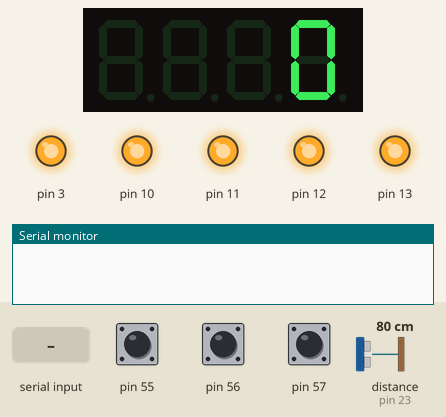
Recording of a sketch running on a simulated Arduino Mega 2560, built with avr-gcc and run on an emulated ATmega2560. Shown: 4-digit seven-segment display, output pins drawn as LEDs (lit = HIGH), the last lines printed to the serial monitor. Inputs (shaded band) come from the test bench; at power-on: distance to the obstacle (sensor on pin 23) 80 cm, pin 55 HIGH, pin 56 HIGH, pin 57 HIGH. The echo pulse lasts 58.3 µs per cm.

Above: at 1.2 s.
1.3 s: distance to the obstacle (sensor on pin 23) set to 2 cm
At 4.4 s:
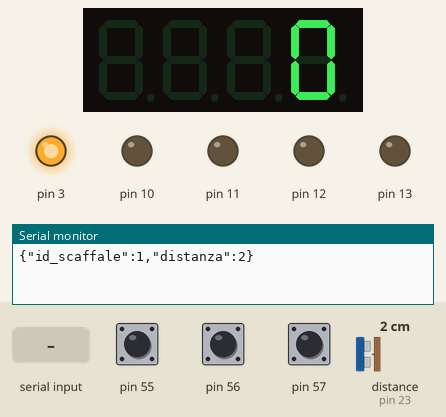
4.6 s: distance to the obstacle (sensor on pin 23) set to 22 cm
7.9 s: distance to the obstacle (sensor on pin 23) set to 26 cm
At 10.8 s:
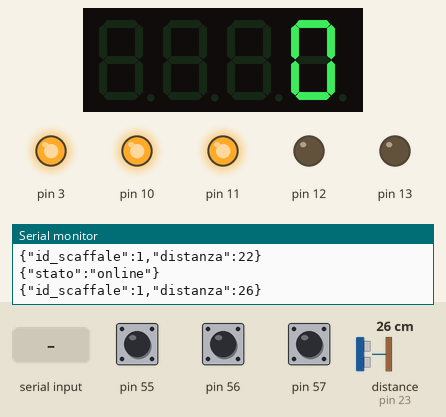
11.2 s: "1\n" received over Serial
At 12.9 s:
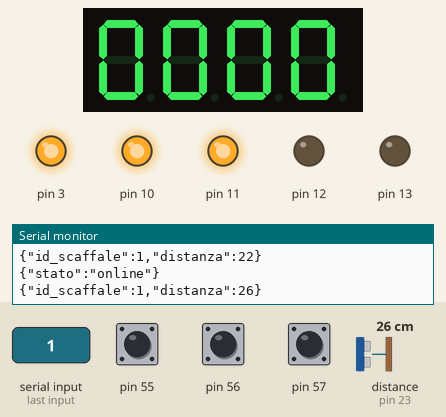
13.2 s: distance to the obstacle (sensor on pin 23) set to 42 cm
16.5 s: distance to the obstacle (sensor on pin 23) set to 50 cm
At 19.6 s:
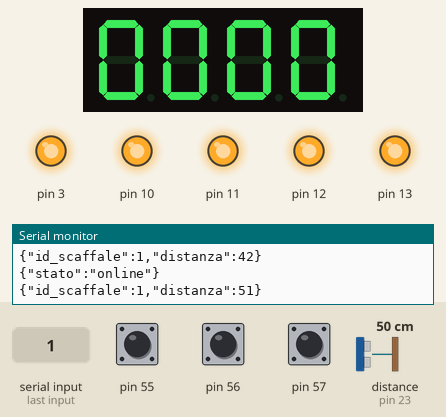
Timing chart, 0 to 20.8 s (numbered marks = the images above; inputs shaded):
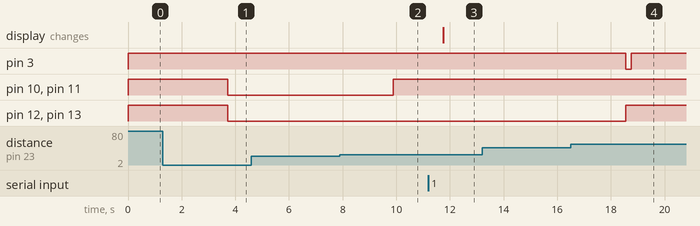

The sketch:

codice_finale5.0.ino
```cpp
#include <NewPing.h>
#include <MultiFuncShield.h>
#include <TimerOne.h>
#include <ArduinoJson.h>

#define TRIG_PIN 22
#define ECHO_PIN 23
#define MAX_DISTANCE 200
#define ID_SCAFFALE 1
#define TOLLERANZA_CM 2
#define LETTURE_STABILI 3
#define PROFONDITA_SCAFFALE 70
#define SOGLIA_PIENO (PROFONDITA_SCAFFALE / 3)
#define SOGLIA_VUOTO (2 * PROFONDITA_SCAFFALE / 3)

NewPing sonar(TRIG_PIN, ECHO_PIN, MAX_DISTANCE);

enum StatoScaffale { VUOTO, PARZIALE, PIENO };
int statoPrecedente = -1;

int distanzaPrecedente = -1;
int contatoreStabilita = 0;
int ultimaDistanzaInviata = -1;
unsigned long ultimoInvio = 0;
unsigned long ultimoKeepalive = 0;
const unsigned long INTERVALLO_HEARTBEAT = 5000;
String inputSeriale = "";

StatoScaffale calcolaStato(int distanza) {
  if (distanza <= SOGLIA_PIENO) return PIENO;
  if (distanza >= SOGLIA_VUOTO) return VUOTO;
  return PARZIALE;
}

void aggiornaLed(StatoScaffale stato) {
  MFS.writeLeds(LED_ALL, OFF);
  if (stato == PIENO) {
    MFS.writeLeds(LED_ALL, ON);
  } else if (stato == PARZIALE) {
    MFS.writeLeds(LED_1 | LED_2, ON);
  }
}

void setup() {
  Serial.begin(9600);
  Timer1.initialize();
  MFS.initialize();
  MFS.write(0);
  MFS.writeLeds(LED_ALL, OFF);
}

void loop() {
  while (Serial.available()) {
    char c = Serial.read();
    if (c == '\n') {
      StaticJsonDocument<200> doc;
      DeserializationError err = deserializeJson(doc, inputSeriale);
      if (!err) {
        int quantita = doc["quantita"];
        char buf[5];
        sprintf(buf, "%04d", quantita);
        MFS.write(buf);
        if (quantita == 1) {
          MFS.beep();
        }
      }
      inputSeriale = "";
    } else {
      inputSeriale += c;
    }
  }

  delay(500);
  int distanza = sonar.ping_median(5) / US_ROUNDTRIP_CM;
  if (distanza == 0) distanza = MAX_DISTANCE;

  if (abs(distanza - distanzaPrecedente) <= TOLLERANZA_CM) {
    contatoreStabilita++;
  } else {
    contatoreStabilita = 0;
  }
  distanzaPrecedente = distanza;

  if (contatoreStabilita < LETTURE_STABILI) return;

  StatoScaffale statoCorrente = calcolaStato(distanza);
  if (statoCorrente != statoPrecedente) {
    aggiornaLed(statoCorrente);
    if (statoCorrente == VUOTO) {
      MFS.beep();
    }
    statoPrecedente = statoCorrente;
  }

  bool valoreCambiato = abs(distanza - ultimaDistanzaInviata) > TOLLERANZA_CM;
  bool tempoScaduto = (millis() - ultimoInvio) >= INTERVALLO_HEARTBEAT;

  if (!valoreCambiato && !tempoScaduto) return;

  ultimaDistanzaInviata = distanza;
  ultimoInvio = millis();
  Serial.print("{\"id_scaffale\":");
  Serial.print(ID_SCAFFALE);
  Serial.print(",\"distanza\":");
  Serial.print(distanza);
  Serial.println("}");

  if (millis() - ultimoKeepalive >= 5000) {
    ultimoKeepalive = millis();
    Serial.println("{\"stato\":\"online\"}");
  }
}
```

Measured:
- the behaviour switches between 23 and 24 cm on distance to the obstacle (sensor on pin 23) (found by bisection; images 1 and 2)
- the behaviour switches between 44 and 45 cm on distance to the obstacle (sensor on pin 23) (found by bisection; images 3 and 4)
- after the input at 1.3 s, pin 3: stays HIGH (without the input it goes to LOW after 1.2 s); pin 10–13: HIGH → LOW after 2.4 s
- after the input at 7.9 s, pin 10, pin 11: LOW → HIGH after 2.0 s
- after the input at 11.2 s, the display: changes after 0.55 s (image 3)
- after the input at 16.5 s, pin 3: HIGH → LOW after 2.1 s, → HIGH 0.19 s later; pin 12, pin 13: LOW → HIGH after 2.1 s
